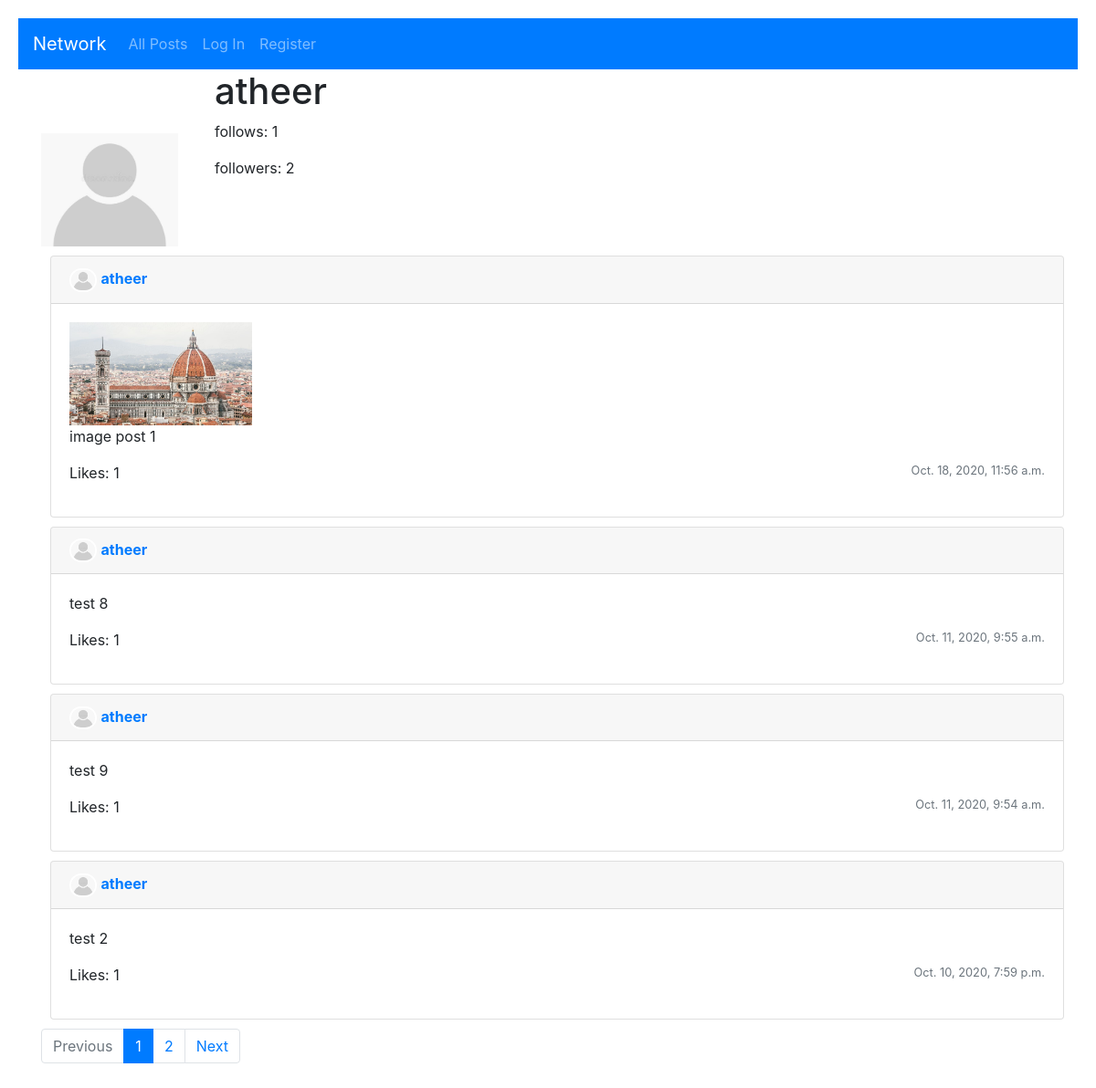
The page /profile/atheer on the database as committed earlier.
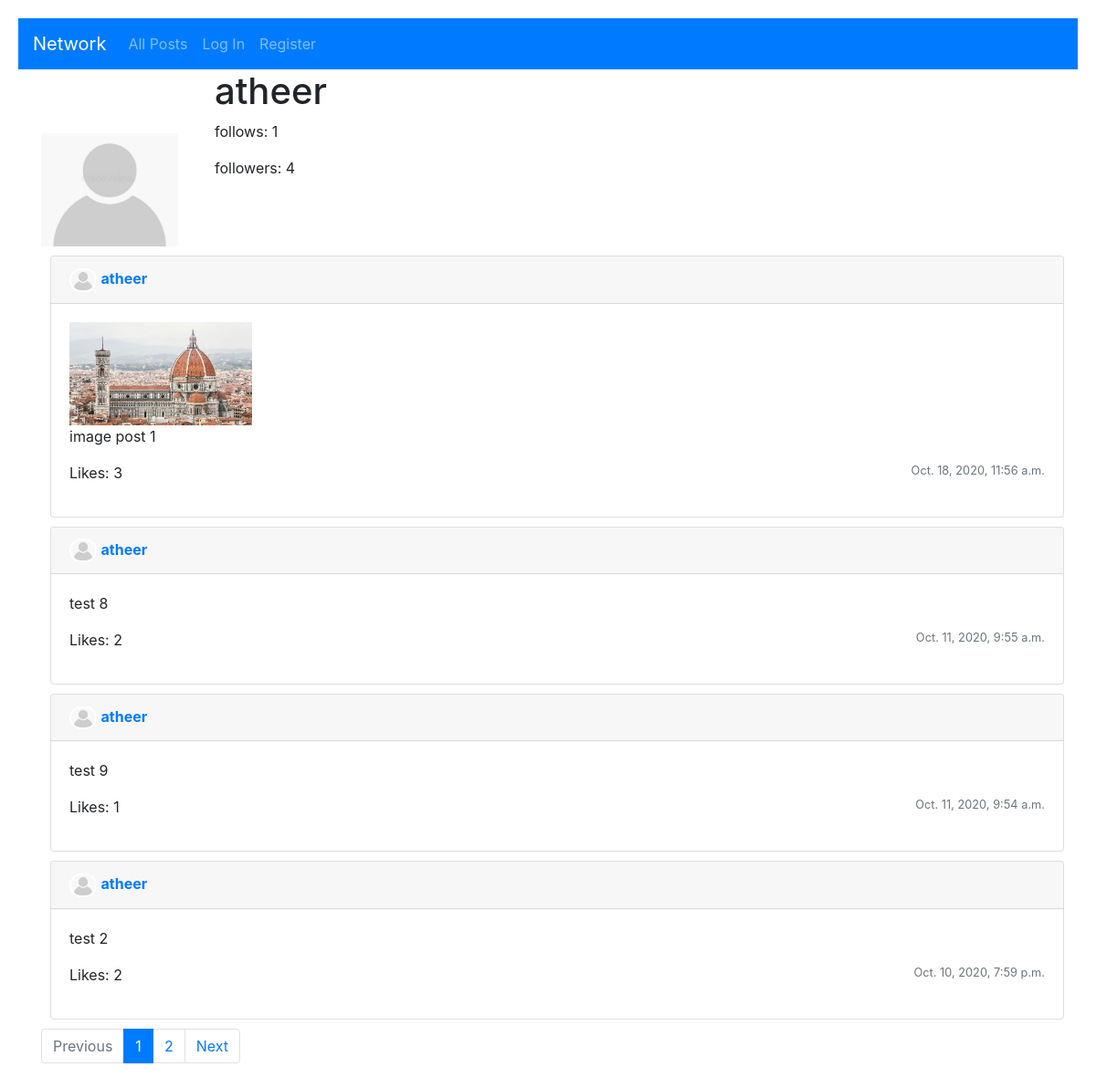
The same page on the database as committed later.
### network/models.py (models this page shows)
class Post(models.Model):
    post = models.CharField(max_length=500, blank=False)
    image = models.ImageField(upload_to="postImage", null=True)
    user = models.ForeignKey(
        User, on_delete=models.CASCADE, related_name='geek')
    date = models.DateTimeField(blank=False)
    postLike = models.IntegerField(default=0)

class User(AbstractUser):
    avatar = models.ImageField(upload_to="userAvatar", null=True)

### network/views.py (the view)
# urls.py: path('profile/<str:profileUser>', views.profile, name='profile'),
def profile(request, profileUser):
    user1 = User.objects.get(username=profileUser)
    following = user1.following.all().count()
    followers = user1.followres.all().count()
    if request.user.is_authenticated:
        isFollowed = request.user.following.filter(following=user1.id).exists()
    else:
        isFollowed = False
    posts = user1.geek.all().order_by('-id')
    if request.user.id == user1.id:
        owner = True
    else:
        owner = False
    paginator = Paginator(posts, 4)
    page_number = request.GET.get('page')
    page_obj = paginator.get_page(page_number)
    return render(request, 'network/profile.html', {
        'user1': user1,
        'following': following,
        'followers': followers,
        'page_obj': page_obj,
        'owner': owner,
        'isFollowed': isFollowed,
    })

### network/templatetags/filter.py (called while the page is built)
@register.filter()
def range1(min, max):
    return range(min, max+1)

### network/templates/network/profile.html (shortened to what this page needs)
{% extends "network/layout.html" %}
{% load static %}
{% load filter %}
{% block body %}
<div class="row">
    <div class="col-2" style="padding-top: 20px;">
        {% if user1.avatar %}
        <img class="userAva" src="{{user1.avatar.url}}" alt="avatar" width="150px">
        {% else %}
        <img class="userAva" src="{% static 'icon/default-avatar.jpg' %}" alt="avatar" width="150px">
        {% endif %}
    </div>
    <div class="col">
        <h1>{{user1.username}}</h1>
        <p>follows: {{following}}</p>
        <p>followers: {{followers}} </p>
    </div>
</div>
{% for post in page_obj %}
<div class="card w-100" style="margin: 10px;">
    <div class="card-header">
        {% if post.user.avatar %}
        <img src="{{post.user.avatar.url}}" alt="avatar" width="50px"
            style="vertical-align: middle; border-radius: 10px; border: 2px solid white;">
        {% else %}
        <img src="{% static 'icon/default-avatar.jpg' %}" alt="avatar" width="30px"
            style="vertical-align: middle; border-radius: 15px; border: 2px solid white;">
        {% endif %}
        <a href="{% url 'profile' post.user %}">
            <strong>{{post.user}}</strong>
        </a>
    </div>
    <div class="card-body">
        {% if post.image %}
        <img src="{{post.image.url}} " style="width: 200px;">
        {% endif %}
        <div class="postDiv" id="{{post.id}}">
            <P class="post">{{post.post}}</P>
        </div>
        <p>
            {% if user.is_authenticated %}
            <img class="like" data-like="{{post.id}}" src="{% static 'icon/like.jpg' %} " width="20px" height="20px" />
            {% else %}
            <span>Likes: </span>
            {% endif %}
            <span>{{post.postLike}}</span>
            <small class="text-muted" style="float: right;">{{post.date}} </small>
        </p>
    </div>
</div>
{% empty %}
<p>there are no posts yet</p>
{% endfor %}
<nav aria-label="Page navigation example">
    <ul class="pagination">
        {% if page_obj.has_previous %}
        <li class="page-item"><a class="page-link" href="?page={{ page_obj.previous_page_number }}">Previous</a></li>
        {% else %}
        <li class="page-item disabled"><a class="page-link" href="?page=1" aria-disabled="true">Previous</a></li>
        {% endif %}
        {% for value in 1|range1:page_obj.paginator.num_pages %}
        <li class="page-item {% if value == page_obj.number %}active{% endif %}"><a class="page-link"
                href="?page={{ value }}">{{value}}</a></li>
        {% endfor %}
        {% if page_obj.has_next %}
        <li class="page-item"><a class="page-link" href="?page={{ page_obj.next_page_number }}">Next</a></li>
        {% else %}
        <li class="page-item disabled"><a class="page-link" href="?page={{ page_obj.paginator.num_pages }}"
                aria-disabled="true">Next</a></li>
        {% endif %}
    </ul>
</nav>
{% endblock %}

Rows that differ between the two databases and show on the page:
changed Post "image post 1": postLike "1" → "3"
changed Post "test 8": postLike "1" → "2"
changed Post "test 2": postLike "1" → "2"
Other text that changed with them:
{{ followers }}: "2" → "4"
